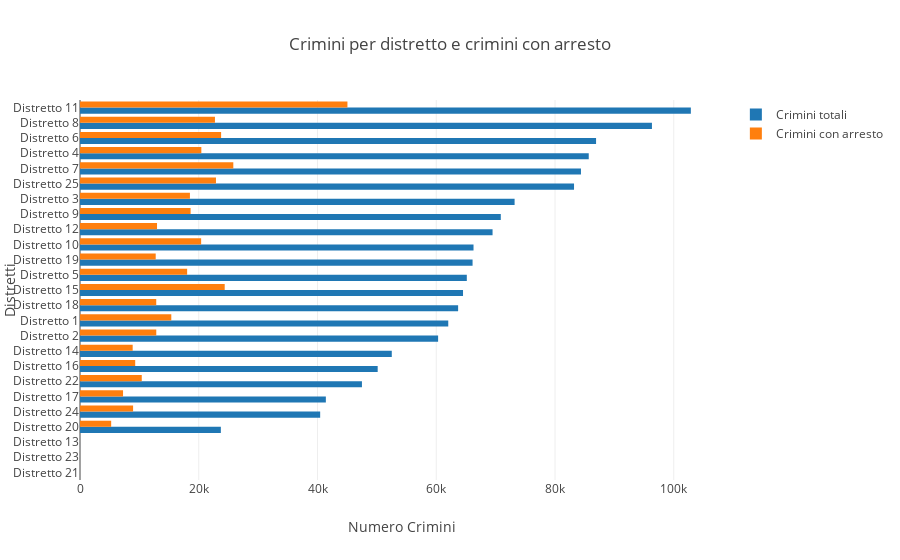

Notebook source saved alongside this figure:
### Code cell
import math
import plotly.offline as py

arrayDistrictArrest=df[['Arrest','District']].values

temp = arrayDistrictArrest[arrayDistrictArrest[:,0] == True]


contatore_distretti2 = list()

for i in range(1,26):
    contatore_distretti2.append(list(temp[:,1]).count(i) + list(temp[:,1]).count(str(float(i))))
    


contatore_distretti3 = list()
for a,b in sorted_by_value:
    contatore_distretti3.append(contatore_distretti2[a-1])

    
    
data = [go.Bar(
            y=distretti,
            x=contatore_distretti,
            orientation = 'h',
            name="Crimini totali"
),
       go.Bar(
           y=distretti,
           x = contatore_distretti3,
           orientation = 'h',
           name="Crimini con arresto")]

layout = go.Layout(
        title="Crimini per distretto e crimini con arresto",
        xaxis=dict(title="Numero Crimini"),
        yaxis=dict(title="Distretti")
)

fig = go.Figure(data=data, layout=layout)
py.iplot(fig)

### Figure 1 — Plotly figure (JSON) as saved in the notebook; plotly's stock layout.template omitted (floating-point values rounded to 4 significant figures)
{"data": [{"name": "Crimini totali", "orientation": "h", "type": "bar", "uid": "f4d5c58c-feda-11e8-b0ff-74dfbf94ab14", "x": [0, 0, 1, 23721, 40449, 41406, 47484, 50134, 52509, 60312, 62022, 63682, 64508, 65146, 66115, 66276, 69482, 70869, 73195, 83204, 84373, 85681, 86915, 96325, 102878], "y": ["Distretto 21", "Distretto 23", "Distretto 13", "Distretto 20", "Distretto 24", "Distretto 17", "Distretto 22", "Distretto 16", "Distretto 14", "Distretto 2", "Distretto 1", "Distretto 18", "Distretto 15", "Distretto 5", "Distretto 19", "Distretto 10", "Distretto 12", "Distretto 9", "Distretto 3", "Distretto 25", "Distretto 7", "Distretto 4", "Distretto 6", "Distretto 8", "Distretto 11"]}, {"name": "Crimini con arresto", "orientation": "h", "type": "bar", "uid": "f4d5c58d-feda-11e8-9477-74dfbf94ab14", "x": [0, 0, 0, 5250, 8942, 7251, 10401, 9299, 8872, 12845, 15376, 12840, 24370, 18045, 12749, 20402, 12972, 18627, 18514, 22902, 25820, 20435, 23766, 22730, 45042], "y": ["Distretto 21", "Distretto 23", "Distretto 13", "Distretto 20", "Distretto 24", "Distretto 17", "Distretto 22", "Distretto 16", "Distretto 14", "Distretto 2", "Distretto 1", "Distretto 18", "Distretto 15", "Distretto 5", "Distretto 19", "Distretto 10", "Distretto 12", "Distretto 9", "Distretto 3", "Distretto 25", "Distretto 7", "Distretto 4", "Distretto 6", "Distretto 8", "Distretto 11"]}], "layout": {"title": "Crimini per distretto e crimini con arresto", "xaxis": {"title": "Numero Crimini"}, "yaxis": {"title": "Distretti"}}}
